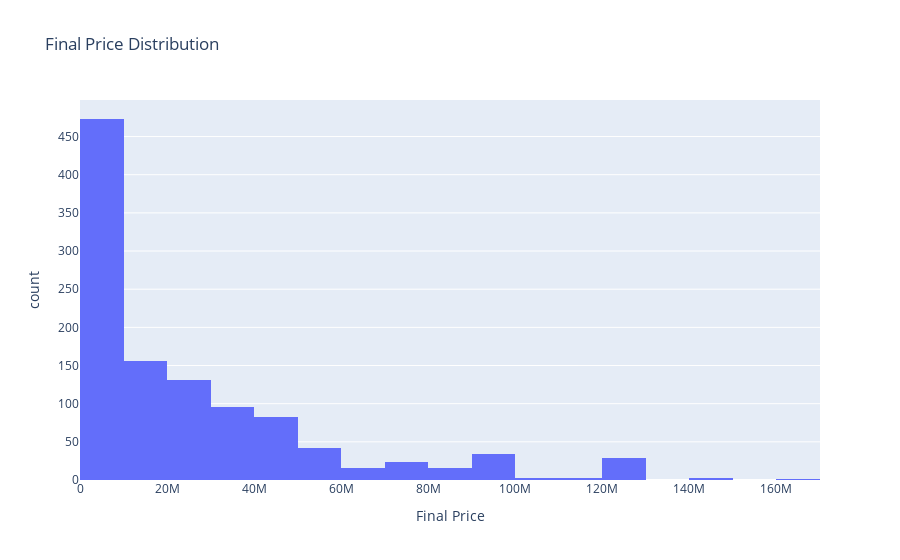

Here is the notebook cell this chart was saved with:
### Markdown cell above
#### Salary Distribution

### Code cell
if 'Final Price' in df.columns:
    fig = px.histogram(df, x='Final Price', nbins=30, title='Final Price Distribution')
    fig.show()

### Figure 1 — Plotly figure (JSON) as saved in the notebook; plotly's stock layout.template omitted (floating-point values rounded to 4 significant figures; data arrays with more than 128 entries replaced by an {"elided": "..."} marker saying what was removed)
{"data": [{"bingroup": "x", "hovertemplate": "Final Price=%{x}<br>count=%{y}<extra></extra>", "legendgroup": "", "marker": {"color": "#636efa", "pattern": {"shape": ""}}, "name": "", "nbinsx": 30, "orientation": "v", "showlegend": false, "type": "histogram", "x": {"elided": "1108 int values"}, "xaxis": "x", "yaxis": "y"}], "layout": {"barmode": "relative", "legend": {"tracegroupgap": 0}, "title": {"text": "Final Price Distribution"}, "xaxis": {"anchor": "y", "domain": [0, 1], "title": {"text": "Final Price"}}, "yaxis": {"anchor": "x", "domain": [0, 1], "title": {"text": "count"}}}}
